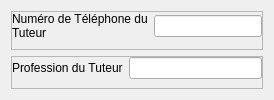
           <widget class="QWidget" name="widget_9" native="true">
            <layout class="QVBoxLayout" name="verticalLayout_17">
             <item>
              <widget class="QFrame" name="frame_20">
               <property name="frameShape">
                <enum>QFrame::StyledPanel</enum>
               </property>
               <property name="frameShadow">
                <enum>QFrame::Raised</enum>
               </property>
               <layout class="QHBoxLayout" name="horizontalLayout_30">
                <property name="leftMargin">
                 <number>0</number>
                </property>
                <property name="topMargin">
                 <number>0</number>
                </property>
                <property name="rightMargin">
                 <number>0</number>
                </property>
                <item>
                 <widget class="QLabel" name="label_71">
                  <property name="text">
                   <string>Numéro de Téléphone du Tuteur             </string>
                  </property>
                  <property name="wordWrap">
                   <bool>true</bool>
                  </property>
                 </widget>
                </item>
                <item>
                 <widget class="QLineEdit" name="updateNumeroTuteur"/>
                </item>
               </layout>
              </widget>
             </item>
             <item>
              <widget class="QFrame" name="frame_19">
               <property name="frameShape">
                <enum>QFrame::StyledPanel</enum>
               </property>
               <property name="frameShadow">
                <enum>QFrame::Raised</enum>
               </property>
               <layout class="QHBoxLayout" name="horizontalLayout_29">
                <property name="leftMargin">
                 <number>0</number>
                </property>
                <property name="topMargin">
                 <number>0</number>
                </property>
                <property name="rightMargin">
                 <number>0</number>
                </property>
                <item>
                 <widget class="QLabel" name="label_70">
                  <property name="text">
                   <string>Profession du Tuteur            </string>
                  </property>
                  <property name="wordWrap">
                   <bool>true</bool>
                  </property>
                 </widget>
                </item>
                <item>
                 <widget class="QLineEdit" name="udpateProfessionTuteur"/>
                </item>
               </layout>
              </widget>
             </item>
            </layout>
           </widget>
